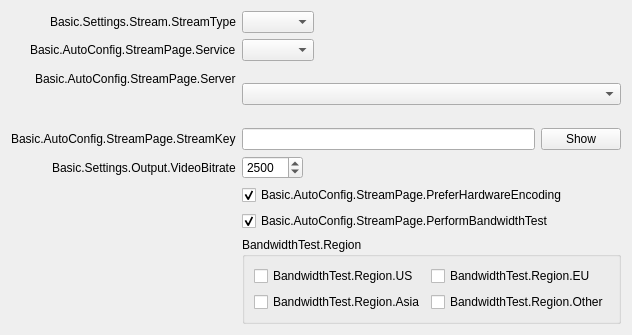
<?xml version="1.0" encoding="UTF-8"?>
<ui version="4.0">
 <class>AutoConfigStreamPage</class>
 <widget class="QWidget" name="AutoConfigStreamPage">
  <property name="geometry">
   <rect>
    <x>0</x>
    <y>0</y>
    <width>568</width>
    <height>335</height>
   </rect>
  </property>
  <property name="windowTitle">
   <string notr="true"/>
  </property>
  <layout class="QFormLayout" name="formLayout">
   <property name="fieldGrowthPolicy">
    <enum>QFormLayout::ExpandingFieldsGrow</enum>
   </property>
   <property name="labelAlignment">
    <set>Qt::AlignRight|Qt::AlignTop|Qt::AlignTrailing</set>
   </property>
   <item row="0" column="0">
    <widget class="QLabel" name="label_3">
     <property name="text">
      <string>Basic.Settings.Stream.StreamType</string>
     </property>
    </widget>
   </item>
   <item row="0" column="1">
    <widget class="QComboBox" name="streamType"/>
   </item>
   <item row="1" column="0">
    <widget class="QLabel" name="serviceLabel">
     <property name="text">
      <string>Basic.AutoConfig.StreamPage.Service</string>
     </property>
     <property name="buddy">
      <cstring>service</cstring>
     </property>
    </widget>
   </item>
   <item row="1" column="1">
    <widget class="QComboBox" name="service"/>
   </item>
   <item row="2" column="0">
    <widget class="QLabel" name="serverLabel">
     <property name="text">
      <string>Basic.AutoConfig.StreamPage.Server</string>
     </property>
    </widget>
   </item>
   <item row="2" column="1">
    <widget class="QStackedWidget" name="serverStackedWidget">
     <property name="currentIndex">
      <number>0</number>
     </property>
     <widget class="QWidget" name="servicePage">
      <layout class="QHBoxLayout" name="horizontalLayout_2">
       <property name="leftMargin">
        <number>0</number>
       </property>
       <property name="topMargin">
        <number>0</number>
       </property>
       <property name="rightMargin">
        <number>0</number>
       </property>
       <property name="bottomMargin">
        <number>0</number>
       </property>
       <item>
        <widget class="QComboBox" name="server"/>
       </item>
      </layout>
     </widget>
     <widget class="QWidget" name="customPage">
      <layout class="QHBoxLayout" name="horizontalLayout_3">
       <property name="leftMargin">
        <number>0</number>
       </property>
       <property name="topMargin">
        <number>0</number>
       </property>
       <property name="rightMargin">
        <number>0</number>
       </property>
       <property name="bottomMargin">
        <number>0</number>
       </property>
       <item>
        <widget class="QLineEdit" name="customServer"/>
       </item>
      </layout>
     </widget>
    </widget>
   </item>
   <item row="3" column="0">
    <widget class="QLabel" name="streamKeyLabel">
     <property name="text">
      <string>Basic.AutoConfig.StreamPage.StreamKey</string>
     </property>
     <property name="openExternalLinks">
      <bool>true</bool>
     </property>
     <property name="buddy">
      <cstring>key</cstring>
     </property>
    </widget>
   </item>
   <item row="3" column="1">
    <layout class="QHBoxLayout" name="horizontalLayout">
     <item>
      <widget class="QLineEdit" name="key">
       <property name="inputMask">
        <string notr="true"/>
       </property>
       <property name="text">
        <string notr="true"/>
       </property>
       <property name="echoMode">
        <enum>QLineEdit::Password</enum>
       </property>
      </widget>
     </item>
     <item>
      <widget class="QPushButton" name="show">
       <property name="text">
        <string>Show</string>
       </property>
      </widget>
     </item>
    </layout>
   </item>
   <item row="4" column="0">
    <widget class="QLabel" name="bitrateLabel">
     <property name="text">
      <string>Basic.Settings.Output.VideoBitrate</string>
     </property>
     <property name="buddy">
      <cstring>bitrate</cstring>
     </property>
    </widget>
   </item>
   <item row="4" column="1">
    <widget class="QSpinBox" name="bitrate">
     <property name="suffix">
      <string notr="true"/>
     </property>
     <property name="minimum">
      <number>500</number>
     </property>
     <property name="maximum">
      <number>10000</number>
     </property>
     <property name="value">
      <number>2500</number>
     </property>
    </widget>
   </item>
   <item row="5" column="1">
    <widget class="QCheckBox" name="preferHardware">
     <property name="toolTip">
      <string>Basic.AutoConfig.StreamPage.PreferHardwareEncoding.ToolTip</string>
     </property>
     <property name="text">
      <string>Basic.AutoConfig.StreamPage.PreferHardwareEncoding</string>
     </property>
     <property name="checked">
      <bool>true</bool>
     </property>
    </widget>
   </item>
   <item row="6" column="0">
    <spacer name="horizontalSpacer">
     <property name="orientation">
      <enum>Qt::Horizontal</enum>
     </property>
     <property name="sizeType">
      <enum>QSizePolicy::Fixed</enum>
     </property>
     <property name="sizeHint" stdset="0">
      <size>
       <width>90</width>
       <height>20</height>
      </size>
     </property>
    </spacer>
   </item>
   <item row="6" column="1">
    <widget class="QCheckBox" name="doBandwidthTest">
     <property name="text">
      <string>Basic.AutoConfig.StreamPage.PerformBandwidthTest</string>
     </property>
     <property name="checked">
      <bool>true</bool>
     </property>
    </widget>
   </item>
   <item row="7" column="1">
    <widget class="QGroupBox" name="region">
     <property name="title">
      <string>BandwidthTest.Region</string>
     </property>
     <layout class="QGridLayout" name="gridLayout">
      <item row="2" column="0">
       <widget class="QCheckBox" name="regionAsia">
        <property name="text">
         <string>BandwidthTest.Region.Asia</string>
        </property>
       </widget>
      </item>
      <item row="0" column="0">
       <widget class="QCheckBox" name="regionUS">
        <property name="text">
         <string>BandwidthTest.Region.US</string>
        </property>
       </widget>
      </item>
      <item row="0" column="1">
       <widget class="QCheckBox" name="regionEU">
        <property name="text">
         <string>BandwidthTest.Region.EU</string>
        </property>
       </widget>
      </item>
      <item row="2" column="1">
       <widget class="QCheckBox" name="regionOther">
        <property name="text">
         <string>BandwidthTest.Region.Other</string>
        </property>
       </widget>
      </item>
     </layout>
    </widget>
   </item>
  </layout>
 </widget>
 <tabstops>
  <tabstop>streamType</tabstop>
  <tabstop>service</tabstop>
  <tabstop>server</tabstop>
  <tabstop>key</tabstop>
  <tabstop>show</tabstop>
  <tabstop>bitrate</tabstop>
  <tabstop>preferHardware</tabstop>
  <tabstop>doBandwidthTest</tabstop>
  <tabstop>regionUS</tabstop>
  <tabstop>regionEU</tabstop>
  <tabstop>regionAsia</tabstop>
  <tabstop>regionOther</tabstop>
  <tabstop>customServer</tabstop>
 </tabstops>
 <resources/>
 <connections/>
</ui>
